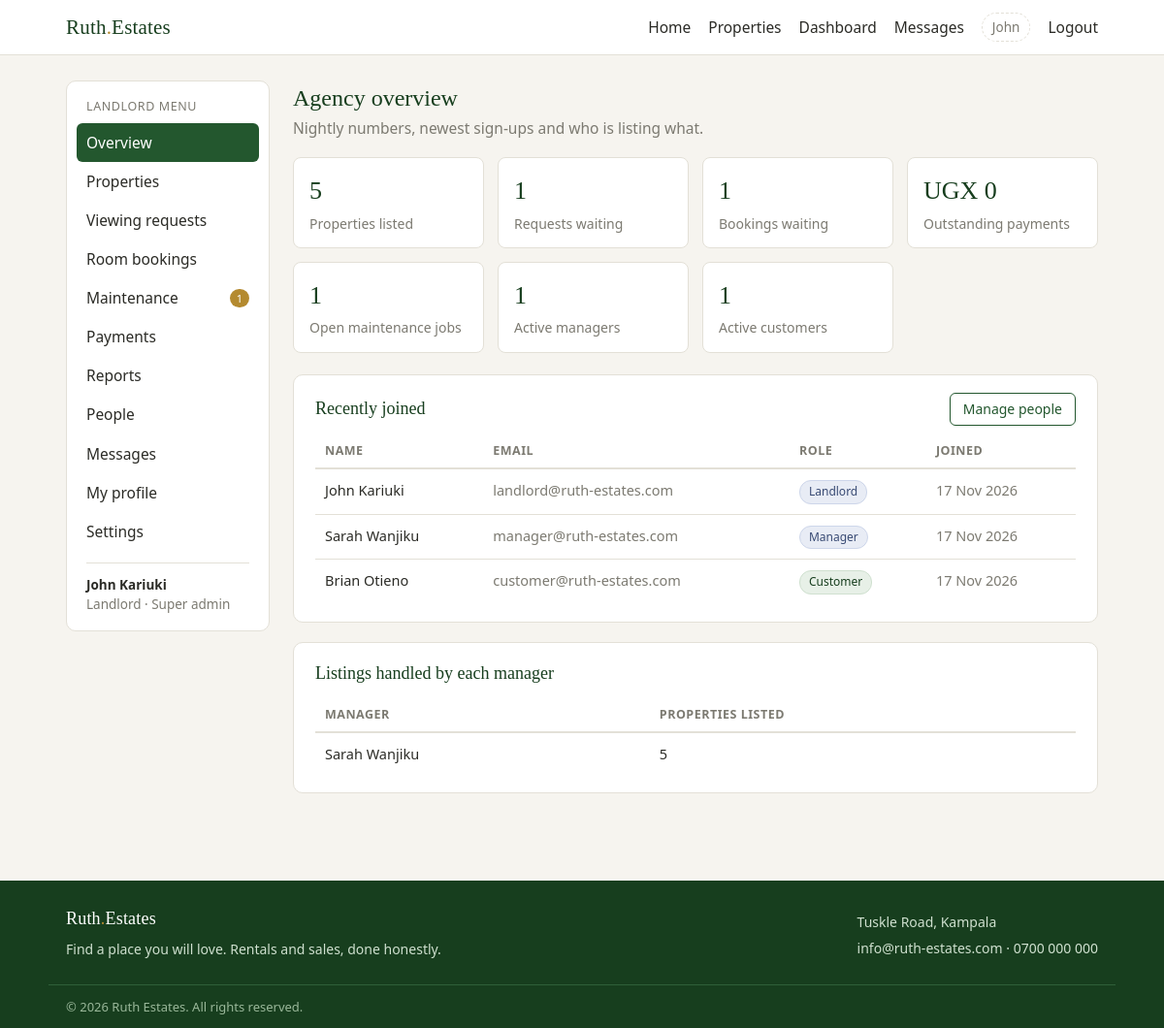
Page /landlord/dashboard.php (signed in) on the committed database.
### tables this page shows
CREATE TABLE users (
  id INT AUTO_INCREMENT PRIMARY KEY,
  name VARCHAR(80) NOT NULL,
  email VARCHAR(120) NOT NULL UNIQUE,
  phone VARCHAR(20) DEFAULT NULL,
  password_hash VARCHAR(255) NOT NULL,
  role ENUM('customer','manager','landlord') NOT NULL DEFAULT 'customer',
  status ENUM('active','blocked') NOT NULL DEFAULT 'active',
  created_at TIMESTAMP NOT NULL DEFAULT CURRENT_TIMESTAMP
);

### landlord/dashboard.php (the view, shortened to what this page needs)
<?php
require_once dirname(__DIR__) . '/config/db.php';
$stats = [];
$stats['managers'] = (int) $pdo->query('SELECT COUNT(*) FROM users WHERE role = "manager" AND status = "active"')->fetchColumn();
$stats['customers'] = (int) $pdo->query('SELECT COUNT(*) FROM users WHERE role = "customer" AND status = "active"')->fetchColumn();
$stats['properties'] = (int) $pdo->query('SELECT COUNT(*) FROM properties')->fetchColumn();
$stats['pending'] = (int) $pdo->query('SELECT COUNT(*) FROM inquiries WHERE status = "pending"')->fetchColumn();
$stats['bookings'] = (int) $pdo->query('SELECT COUNT(*) FROM bookings WHERE status = "pending"')->fetchColumn();
$stats['outstanding'] = (float) $pdo->query('SELECT COALESCE(SUM(amount), 0) FROM payments WHERE status = "pending"')->fetchColumn();
$stats['maintenance'] = (int) $pdo->query('SELECT COUNT(*) FROM maintenance_requests WHERE status IN ("open", "in_progress")')->fetchColumn();
$recentUsers = $pdo->query('SELECT name, email, role, created_at FROM users ORDER BY created_at DESC LIMIT 5')->fetchAll();
$topManagers = $pdo->query('SELECT u.name, COUNT(p.id) AS listed FROM users u LEFT JOIN properties p ON p.manager_id = u.id WHERE u.role = "manager" GROUP BY u.id ORDER BY listed DESC LIMIT 5')->fetchAll();
include dirname(__DIR__) . '/includes/header.php';
?>
<div class="dash-layout">
<?php include __DIR__ . '/menu.php'; ?>
<main class="dash-main">
  <h1>Agency overview</h1>
  <p class="muted">Nightly numbers, newest sign-ups and who is listing what.</p>
  <div class="stat-grid">
    <div class="stat"><span><?php echo $stats['properties']; ?></span>Properties listed</div>
    <div class="stat"><span><?php echo $stats['pending']; ?></span>Requests waiting</div>
    <div class="stat"><span><?php echo $stats['bookings']; ?></span>Bookings waiting</div>
    <div class="stat"><span><?php echo esc(money($stats['outstanding'])); ?></span>Outstanding payments</div>
    <div class="stat"><span><?php echo $stats['maintenance']; ?></span>Open maintenance jobs</div>
    <div class="stat"><span><?php echo $stats['managers']; ?></span>Active managers</div>
    <div class="stat"><span><?php echo $stats['customers']; ?></span>Active customers</div>
  </div>
  <div class="panel">
    <div class="panel-head">
      <h2>Recently joined</h2>
      <a class="btn btn-small btn-outline" href="users.php">Manage people</a>
    </div>
    <?php if (!$recentUsers): ?>
      <p class="muted">No accounts yet.</p>
    <?php else: ?>
      <div class="table-wrap">
      <table class="table">
        <thead><tr><th>Name</th><th>Email</th><th>Role</th><th>Joined</th></tr></thead>
        <tbody>
        <?php foreach ($recentUsers as $u): ?>
          <tr>
            <td><?php echo esc($u['name']); ?></td>
            <td class="muted"><?php echo esc($u['email']); ?></td>
            <td><?php echo status_badge($u['role']); ?></td>
            <td class="muted"><?php echo esc(friendly_date($u['created_at'])); ?></td>
          </tr>
        <?php endforeach; ?>
        </tbody>
      </table>
      </div>
    <?php endif; ?>
  </div>
  <div class="panel">
    <h2>Listings handled by each manager</h2>
    <?php if (!$topManagers): ?>
      <p class="muted">No active managers yet.</p>
    <?php else: ?>
      <div class="table-wrap">
      <table class="table">
        <thead><tr><th>Manager</th><th>Properties listed</th></tr></thead>
        <tbody>
        <?php foreach ($topManagers as $m): ?>
          <tr><td><?php echo esc($m['name']); ?></td><td><?php echo (int) $m['listed']; ?></td></tr>
        <?php endforeach; ?>
        </tbody>
      </table>
      </div>
    <?php endif; ?>
  </div>
</main>
</div>
<?php include dirname(__DIR__) . '/includes/footer.php'; ?>

### includes/header.php (shortened to what this page needs)
<?php
$user = auth_user();
$unread = unread_total();
?>
<!DOCTYPE html>
<html lang="en">
<head>
<link rel="stylesheet" href="<?php echo ROOT_URL; ?>assets/css/style.css">
</head>
<body>
<nav class="topbar">
  <div class="container topbar-inner">
    <a class="brand" href="<?php echo ROOT_URL; ?>index.php">Ruth<span>.</span>Estates</a>
    <div class="nav-links" id="navLinks">
      <a href="<?php echo ROOT_URL; ?>index.php">Home</a>
      <a href="<?php echo ROOT_URL; ?>properties.php">Properties</a>
      <?php if ($user): ?>
        <a href="<?php echo dashboard_url(); ?>">Dashboard</a>
        <a href="<?php echo messages_url(); ?>" class="nav-msg">Messages<?php echo $unread ? ' <span class="pill">' . $unread . '</span>' : ''; ?></a>
        <span class="nav-user"><?php echo esc(explode(' ', $user['name'])[0]); ?></span>
        <a href="<?php echo ROOT_URL; ?>logout.php">Logout</a>
      <?php else: ?>
        <a href="<?php echo ROOT_URL; ?>login.php">Login</a>
        <a href="<?php echo ROOT_URL; ?>register.php" class="btn btn-small">Get started</a>
      <?php endif; ?>
    </div>
  </div>
</nav>
<div class="container main-area">

### landlord/menu.php (shortened to what this page needs)
<?php
$openMaintenance = (int) $pdo->query('SELECT COUNT(*) FROM maintenance_requests WHERE status IN ("open", "in_progress")')->fetchColumn();
$links = [
    ROOT_URL . 'landlord/dashboard.php' => 'Overview',
    ROOT_URL . 'manager/properties.php' => 'Properties',
    ROOT_URL . 'manager/inquiries.php' => 'Viewing requests',
    ROOT_URL . 'manager/bookings.php' => 'Room bookings',
    ROOT_URL . 'manager/maintenance.php' => 'Maintenance',
    ROOT_URL . 'manager/payments.php' => 'Payments',
    ROOT_URL . 'manager/reports.php' => 'Reports',
    ROOT_URL . 'landlord/users.php' => 'People',
    ROOT_URL . 'manager/messages.php' => 'Messages',
    ROOT_URL . 'manager/profile.php' => 'My profile',
    ROOT_URL . 'manager/settings.php' => 'Settings',
];
$current = basename($_SERVER['SCRIPT_NAME']);
?>
<aside class="dash-menu">
  <p class="menu-title">Landlord menu</p>
  <ul>
    <?php foreach ($links as $file => $label): ?>
      <li>
        <a href="<?php echo $file; ?>"<?php echo $current === basename($file) ? ' class="active"' : ''; ?>>
          <?php
          echo esc($label);
          if (str_ends_with($file, 'maintenance.php') && $openMaintenance) {
              echo ' <span class="pill">' . $openMaintenance . '</span>';
          }
          ?>
        </a>
      </li>
    <?php endforeach; ?>
  </ul>
  <div class="menu-user">
    <p><b><?php echo esc(auth_user()['name']); ?></b></p>
    <p class="muted">Landlord &middot; Super admin</p>
  </div>
</aside>

### includes/functions.php (shortened to what this page needs)
<?php
function esc($value)
{
    return htmlspecialchars((string) $value, ENT_QUOTES, 'UTF-8');
}
function auth_user()
{
    return $_SESSION['user'] ?? null;
}
function dashboard_url()
{
    $user = auth_user();
    return ROOT_URL . $user['role'] . '/dashboard.php';
}
function messages_url()
{
    $user = auth_user();
    $folder = $user['role'] === 'customer' ? 'customer' : 'manager';
    return ROOT_URL . $folder . '/messages.php';
}
function money($amount)
{
    return CURRENCY . ' ' . number_format((float) $amount);
}
function unread_total()
{
    global $pdo;
    $user = auth_user();
    $stmt = $pdo->prepare('SELECT COUNT(*) FROM messages WHERE receiver_id = ? AND is_read = 0');
    $stmt->execute([$user['id']]);
    return (int) $stmt->fetchColumn();
}
function status_badge($status)
{
    $classes = ['pending' => 'badge badge-pending', 'approved' => 'badge badge-approved', 'rejected' => 'badge badge-rejected', 'available' => 'badge badge-approved', 'taken' => 'badge badge-muted', 'occupied' => 'badge badge-muted', 'maintenance' => 'badge badge-pending', 'active' => 'badge badge-approved', 'blocked' => 'badge badge-rejected', 'rent' => 'badge badge-muted', 'sale' => 'badge badge-muted', 'manager' => 'badge badge-admin', 'landlord' => 'badge badge-admin', 'customer' => 'badge badge-approved', 'paid' => 'badge badge-approved', 'cancelled' => 'badge badge-rejected', 'open' => 'badge badge-pending', 'in_progress' => 'badge badge-admin', 'resolved' => 'badge badge-approved', 'closed' => 'badge badge-muted', 'low' => 'badge badge-muted', 'normal' => 'badge badge-muted', 'high' => 'badge badge-pending', 'urgent' => 'badge badge-rejected'];
    $labels = ['in_progress' => 'In progress', 'mobile_money' => 'Mobile money'];
    return '<span class="' . ($classes[$status] ?? 'badge badge-muted') . '">' . esc($labels[$status] ?? ucfirst($status)) . '</span>';
}
function friendly_date($timestamp)
{
    $timestamp = trim((string) $timestamp);
    return date('j M Y', strtotime($timestamp));
}

### assets/css/style.css (style rules this page uses)
:root { --green: #23572e; --green-dark: #173e1e; --green-light: #e7f0e7; --cream: #f6f4ef; --ink: #2b2b26; --muted: #7c7a71; --line: #e3e0d7; --danger: #a4322a; --pending: #8a6d1f; --pending-bg: #f5ecd0; }
* { margin: 0; padding: 0; box-sizing: border-box; }
body { font-family: "Segoe UI", Arial, Helvetica, sans-serif; background: var(--cream); color: var(--ink); font-size: 15.5px; line-height: 1.55; overflow-x: hidden; }
a { color: var(--green); }
h1, h2, h3, .brand { font-family: Georgia, "Times New Roman", serif; font-weight: normal; }
.container { max-width: 1100px; margin: 0 auto; padding: 0 18px; }
.main-area { padding: 26px 18px 40px; min-height: 62vh; }
.topbar { background: #fff; border-bottom: 1px solid var(--line); }
.topbar-inner { display: flex; align-items: center; justify-content: space-between; min-height: 56px; gap: 14px; }
.brand { font-size: 21px; color: var(--green-dark); text-decoration: none; letter-spacing: 0.2px; }
.brand span { color: #b48a2f; }
.nav-links { display: flex; align-items: center; gap: 18px; flex-wrap: wrap; }
.nav-links a { text-decoration: none; color: var(--ink); }
.nav-user { color: var(--muted); padding: 4px 10px; border: 1px dashed var(--line); border-radius: 20px; font-size: 13.5px; }
.pill { background: #b48a2f; color: #fff; font-size: 11px; border-radius: 12px; padding: 1px 7px; vertical-align: middle; }
.muted { color: var(--muted); }
.badge { display: inline-block; font-size: 12px; padding: 2px 9px; border-radius: 12px; border: 1px solid transparent; }
.badge-approved { background: var(--green-light); color: var(--green-dark); border-color: #cfe0cf; }
.badge-admin { background: #e8ecf5; color: #384a73; border-color: #cdd6ea; }
.btn { display: inline-block; background: var(--green); color: #fff; border: 1px solid var(--green); border-radius: 6px; padding: 8px 18px; font-size: 15px; cursor: pointer; text-decoration: none; }
.btn-outline { background: transparent; color: var(--green); }
.btn-small { padding: 5px 13px; font-size: 14px; }
.dash-layout { display: flex; gap: 24px; align-items: flex-start; }
.dash-menu { flex: 0 0 210px; background: #fff; border: 1px solid var(--line); border-radius: 10px; padding: 16px 10px; position: sticky; top: 16px; }
.menu-title { font-size: 12.5px; letter-spacing: 0.6px; text-transform: uppercase; color: var(--muted); padding: 0 10px 8px; }
.dash-menu ul { list-style: none; }
.dash-menu a { display: flex; justify-content: space-between; align-items: center; padding: 8px 10px; border-radius: 6px; color: var(--ink); text-decoration: none; }
.dash-menu a.active { background: var(--green); color: #fff; }
.menu-user { border-top: 1px solid var(--line); margin: 12px 10px 0; padding-top: 12px; font-size: 13.5px; }
.dash-main { flex: 1; min-width: 0; }
.dash-main h1 { font-size: 24px; color: var(--green-dark); }
.dash-main > p.muted { margin-bottom: 16px; }
.stat-grid { display: grid; grid-template-columns: repeat(auto-fit, minmax(160px, 1fr)); gap: 14px; margin: 18px 0 22px; }
.stat { background: #fff; border: 1px solid var(--line); border-radius: 8px; padding: 14px 16px; color: var(--muted); font-size: 14px; }
.stat span { display: block; font-family: Georgia, serif; font-size: 26px; color: var(--green-dark); margin-bottom: 2px; }
.panel { background: #fff; border: 1px solid var(--line); border-radius: 10px; padding: 18px 22px; margin-bottom: 20px; }
.panel h2 { font-size: 18px; color: var(--green-dark); margin-bottom: 10px; }
.panel-head { display: flex; justify-content: space-between; align-items: center; gap: 14px; margin-bottom: 8px; flex-wrap: wrap; }
.panel-head h1, .panel-head h2 { margin-bottom: 0; }
.table { width: 100%; border-collapse: collapse; font-size: 14.5px; }
.table th { text-align: left; font-size: 12.5px; text-transform: uppercase; letter-spacing: 0.5px; color: var(--muted); padding: 8px 10px; border-bottom: 2px solid var(--line); }
.table td { padding: 10px; border-bottom: 1px solid var(--line); vertical-align: top; }
.table tr:last-child td { border-bottom: none; }
body { -webkit-text-size-adjust: 100%; }
.btn, button, .nav-toggle { touch-action: manipulation; }
.table-wrap { overflow-x: auto; -webkit-overflow-scrolling: touch; }

### rows in the picture
users: name "John", name "John Kariuki", email "landlord@ruth-estates.com", role "Landlord", created_at "17 Nov 2026"
users: name "Sarah Wanjiku", email "manager@ruth-estates.com", role "Manager", created_at "17 Nov 2026"
users: name "Brian Otieno", email "customer@ruth-estates.com", role "Customer", created_at "17 Nov 2026"

### other values in the picture
$label "Overview"
$label "Properties"
$label "Viewing requests"
$label "Room bookings"
$label "Maintenance"
$openMaintenance "1"
$label "Payments"
$label "Reports"
$label "People"
$label "Messages"
$label "My profile"
$label "Settings"
$stats['properties'] "5"
$stats['pending'] "1"
$stats['bookings'] "1"
